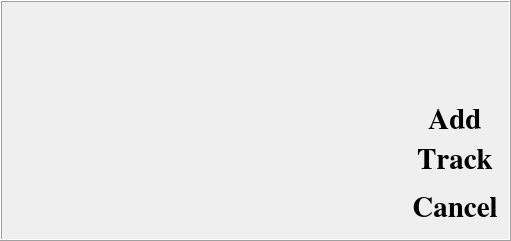
   <widget class="QFrame" name="frameSelectedAlbum">
    <property name="geometry">
     <rect>
      <x>30</x>
      <y>520</y>
      <width>511</width>
      <height>241</height>
     </rect>
    </property>
    <property name="autoFillBackground">
     <bool>true</bool>
    </property>
    <property name="frameShape">
     <enum>QFrame::Box</enum>
    </property>
    <property name="frameShadow">
     <enum>QFrame::Raised</enum>
    </property>
    <property name="lineWidth">
     <number>1</number>
    </property>
    <property name="midLineWidth">
     <number>0</number>
    </property>
    <layout class="QHBoxLayout" name="horizontalLayout_4" stretch="9,3,2">
     <item>
      <widget class="SKG_AlbumWidget" name="SelectedAlbumWidget">
       <property name="focusPolicy">
        <enum>Qt::NoFocus</enum>
       </property>
       <property name="frameShape">
        <enum>QFrame::NoFrame</enum>
       </property>
      </widget>
     </item>
     <item>
      <spacer name="horizontalSpacer">
       <property name="orientation">
        <enum>Qt::Horizontal</enum>
       </property>
       <property name="sizeHint" stdset="0">
        <size>
         <width>92</width>
         <height>20</height>
        </size>
       </property>
      </spacer>
     </item>
     <item>
      <layout class="QVBoxLayout" name="verticalLayout_4" stretch="2,1,1">
       <item>
        <spacer name="verticalSpacer">
         <property name="orientation">
          <enum>Qt::Vertical</enum>
         </property>
         <property name="sizeHint" stdset="0">
          <size>
           <width>20</width>
           <height>40</height>
          </size>
         </property>
        </spacer>
       </item>
       <item>
        <widget class="SKG_Button" name="btnAddTrack">
         <property name="font">
          <font>
           <family>Nimbus Roman No9 L</family>
           <pointsize>22</pointsize>
           <weight>75</weight>
           <italic>false</italic>
           <bold>true</bold>
          </font>
         </property>
         <property name="autoFillBackground">
          <bool>true</bool>
         </property>
         <property name="text">
          <string>Add Track</string>
         </property>
         <property name="textFormat">
          <enum>Qt::AutoText</enum>
         </property>
         <property name="scaledContents">
          <bool>false</bool>
         </property>
         <property name="alignment">
          <set>Qt::AlignCenter</set>
         </property>
         <property name="wordWrap">
          <bool>true</bool>
         </property>
        </widget>
       </item>
       <item>
        <widget class="SKG_Button" name="btnCancelTrack">
         <property name="font">
          <font>
           <family>Nimbus Roman No9 L</family>
           <pointsize>22</pointsize>
           <weight>75</weight>
           <italic>false</italic>
           <bold>true</bold>
          </font>
         </property>
         <property name="autoFillBackground">
          <bool>true</bool>
         </property>
         <property name="text">
          <string>Cancel</string>
         </property>
         <property name="textFormat">
          <enum>Qt::AutoText</enum>
         </property>
         <property name="scaledContents">
          <bool>false</bool>
         </property>
         <property name="alignment">
          <set>Qt::AlignCenter</set>
         </property>
         <property name="wordWrap">
          <bool>true</bool>
         </property>
        </widget>
       </item>
      </layout>
     </item>
    </layout>
   </widget>
